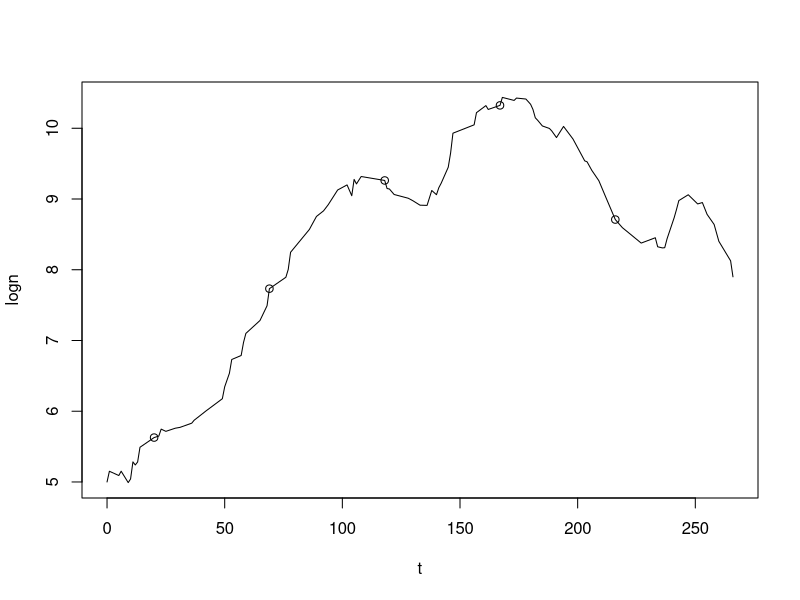
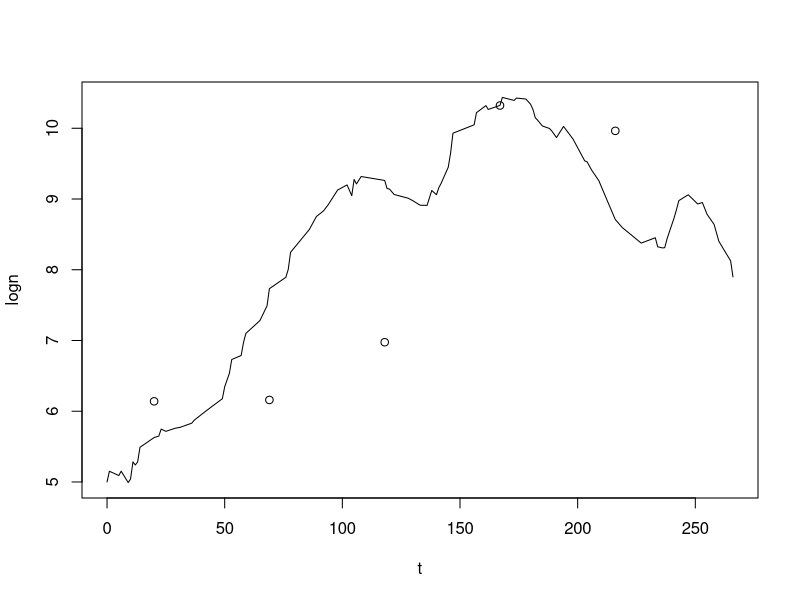

Write R code to recreate these figures, in order. (Note: this script raises an error after producing the figures.)
# 30-06-2021

# In this script we run some simulations to produce plots for the JRS seminar

library(tidyverse)
library(gganimate)

rm(list = ls())

set.seed(43562345)

# set.seed(452345)

# Create temporal frame for abundance -------------------------------------

# Number of observations
N <- 100

# Preliminary time increments(months)
dt <- ceiling(rexp(N-1, 0.5))

# Times
t <- c(0, cumsum(dt))

# Create regular observation times
t_obs <- seq(20, max(t) - 50, length.out = 5)

# Integrate with the process simulation times
t <- sort(c(t[!t %in% t_obs], t_obs))

# Recalculate dt
dt <- lead(t) - t


# Create a time series of an abundance process ----------------------------

# Abundance vector in log scale
logn <- vector("numeric", length = length(t))

# Initial population size (log)
logn[1] <- 5

# Diffusion standard deviation
sigma <- 0.1

# Change standard deviation
sig_beta <- 0.05

# Initial population change
beta <- 0

# Generate abundance time series
for(i in seq_along(logn[-1])){
    logn[i+1] <- logn[i] + beta + rnorm(1, 0, sigma)
    beta <- beta + rnorm(1, 0, sig_beta*sqrt(dt[i]))
}

plot(t, logn, type = "l")
points(t_obs, logn[t %in% t_obs])


# Create a time series of abundance observations --------------------------

# Observation error variance
sigma_obs <- 1.5

logn_obs <- logn[t %in% t_obs] + rnorm(length(t_obs), 0, sigma_obs)

plot(t, logn, type = "l")
points(t_obs, logn_obs)


# Create animated plot ----------------------------------------------------

obs <- rep(NA, length = length(logn))
obs[t %in% t_obs] <- logn_obs

df <- data.frame(t = t, dt = dt, logn = logn, obs = obs)

df %>%
    ggplot() +
    geom_line(aes(x = t, y = logn), col = "blue") +
    geom_segment(aes(x = t, y = logn, xend = t, yend = obs, group = seq_along(t)),
                 col = "darkgrey", linetype = "dashed", size = 1) +
    geom_point(aes(x = t, y = obs, group = seq_along(t)), size = 3) +
    geom_line(data = df[!is.na(df$obs),], aes(x = t, y = obs)) +
    xlab("Time") + ylab("Abundance") +
    theme_bw() +
    theme(axis.title = element_text(size = 15),
          axis.text = element_text(size = 13)) +
    transition_reveal(t)

anim_save("comms/output/abund_obs_anim.gif")


# Create temporal frame for abundance -------------------------------------

# Number of observations
N <- 100

# Preliminary time increments(months)
dt <- ceiling(rexp(N-1, 0.5))

# Times
t <- c(0, cumsum(dt))

# Create regular observation times
t_obs <- seq(20, max(t) - 20, length.out = 10)

# Integrate with the process simulation times
t <- sort(c(t[!t %in% t_obs], t_obs))

# Recalculate dt
dt <- lead(t) - t


# Create a time series of an occupancy process ----------------------------

set.seed(4526)

# Occupancy probabilities vector in logit
logitp <- vector("numeric", length = length(t))

# Initial probability (logit)
logitp[1] <- -1

# Diffusion standard deviation
sigma <- 0.01

# Change standard deviation
sig_beta <- 0.005

# Initial probability change
beta <- -0.01

# Generate abundance time series
for(i in seq_along(logitp[-1])){
    logitp[i+1] <- logitp[i] + beta + rnorm(1, 0, sigma)
    beta <- beta + rnorm(1, 0, sig_beta*sqrt(dt[i]))
}

plot(t, logitp, type = "l")
points(t_obs, logitp[t %in% t_obs])

# Calculate p and draw a sample at the time of observation
p <- exp(logitp) / (1 + exp(logitp))

occu <- rbinom(length(t_obs), 1, p[t %in% t_obs])

plot(t, p, type = "l", ylim = c(0, 1))
points(t_obs, occu)


# Create a time series of detections --------------------------------

# Probability of observing given presence
pcond <- 0.5

occu_obs <- rbinom(length(occu), 1, ifelse(occu == 1, 0.5, 0))

plot(t, p, type = "l", ylim = c(0, 1))
points(t_obs, occu)
points(t_obs, occu_obs, col = "red")

# Create animated plot ----------------------------------------------------

pres <- rep(NA, length = length(p))
obs <- rep(NA, length = length(p))
pres[t %in% t_obs] <- occu
obs[t %in% t_obs] <- occu_obs

# jitter obs a little
obs <- ifelse(obs == 1, 0.95, 0.05)

df <- data.frame(t = t, dt = dt, p = p, pres = pres, obs = obs)

df %>%
    ggplot() +
    geom_line(aes(x = t, y = p), col = "blue") +
    geom_point(aes(x = t, y = pres, group = seq_along(t)), size = 3, col = "blue") +
    geom_point(aes(x = t, y = obs, group = seq_along(t)), size = 3) +
    xlab("Time") + ylab("Probability of occurrence") +
    theme_bw() +
    theme(axis.title = element_text(size = 15),
          axis.text = element_text(size = 13)) +
    transition_reveal(t)

anim_save("comms/output/occu_obs_anim.gif")
